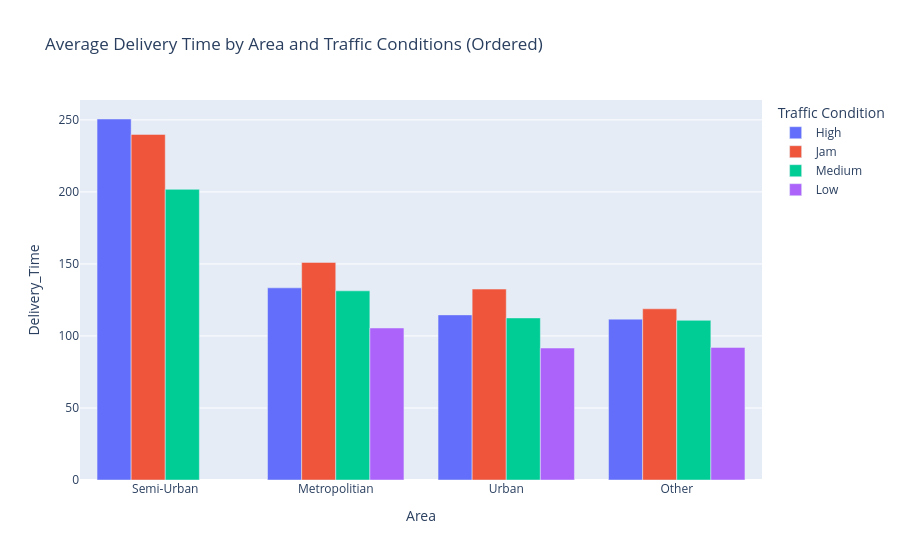

Notebook cell for this chart:
### Code cell
d6 = px.bar(
    avg_delivery_time_area_traffic,
    x='Area',
    y='Delivery_Time',
    color='Traffic',
    barmode='group',
    title='Average Delivery Time by Area and Traffic Conditions (Ordered)'
)
d6.update_layout(legend_title_text='Traffic Condition')
d6.update_xaxes(categoryorder='total descending')
d6.show()

### Figure 1 — Plotly figure (JSON) as saved in the notebook; plotly's stock layout.template omitted (floating-point values rounded to 4 significant figures)
{"data": [{"alignmentgroup": "True", "hovertemplate": "Traffic=High<br>Area=%{x}<br>Delivery_Time=%{y}<extra></extra>", "legendgroup": "High", "marker": {"color": "#636efa", "pattern": {"shape": ""}}, "name": "High", "offsetgroup": "High", "orientation": "v", "showlegend": true, "textposition": "auto", "type": "bar", "x": ["Semi-Urban", "Metropolitian", "Urban", "Other"], "xaxis": "x", "y": [250.6, 133.4, 114.6, 111.7], "yaxis": "y"}, {"alignmentgroup": "True", "hovertemplate": "Traffic=Jam<br>Area=%{x}<br>Delivery_Time=%{y}<extra></extra>", "legendgroup": "Jam", "marker": {"color": "#EF553B", "pattern": {"shape": ""}}, "name": "Jam", "offsetgroup": "Jam", "orientation": "v", "showlegend": true, "textposition": "auto", "type": "bar", "x": ["Semi-Urban", "Metropolitian", "Urban", "Other"], "xaxis": "x", "y": [239.9, 151.1, 132.5, 118.9], "yaxis": "y"}, {"alignmentgroup": "True", "hovertemplate": "Traffic=Medium<br>Area=%{x}<br>Delivery_Time=%{y}<extra></extra>", "legendgroup": "Medium", "marker": {"color": "#00cc96", "pattern": {"shape": ""}}, "name": "Medium", "offsetgroup": "Medium", "orientation": "v", "showlegend": true, "textposition": "auto", "type": "bar", "x": ["Semi-Urban", "Metropolitian", "Urban", "Other"], "xaxis": "x", "y": [201.8, 131.3, 112.5, 110.8], "yaxis": "y"}, {"alignmentgroup": "True", "hovertemplate": "Traffic=Low<br>Area=%{x}<br>Delivery_Time=%{y}<extra></extra>", "legendgroup": "Low", "marker": {"color": "#ab63fa", "pattern": {"shape": ""}}, "name": "Low", "offsetgroup": "Low", "orientation": "v", "showlegend": true, "textposition": "auto", "type": "bar", "x": ["Metropolitian", "Other", "Urban"], "xaxis": "x", "y": [105.5, 92.05, 91.62], "yaxis": "y"}], "layout": {"barmode": "group", "legend": {"title": {"text": "Traffic Condition"}, "tracegroupgap": 0}, "title": {"text": "Average Delivery Time by Area and Traffic Conditions (Ordered)"}, "xaxis": {"anchor": "y", "categoryorder": "total descending", "domain": [0, 1], "title": {"text": "Area"}}, "yaxis": {"anchor": "x", "domain": [0, 1], "title": {"text": "Delivery_Time"}}}}
